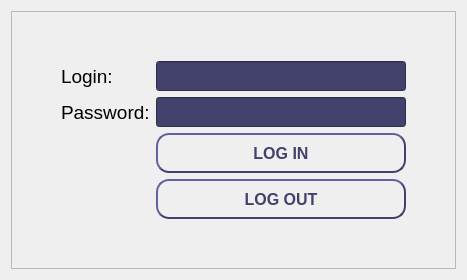
                <widget class="QWidget" name="log_in">
                 <attribute name="title">
                  <string>Log in/out</string>
                 </attribute>
                 <layout class="QHBoxLayout" name="horizontalLayout_51">
                  <item>
                   <widget class="QFrame" name="log_in_frame">
                    <property name="frameShape">
                     <enum>QFrame::StyledPanel</enum>
                    </property>
                    <property name="frameShadow">
                     <enum>QFrame::Raised</enum>
                    </property>
                    <layout class="QHBoxLayout" name="horizontalLayout_52">
                     <item>
                      <spacer name="horizontalSpacer_21">
                       <property name="orientation">
                        <enum>Qt::Horizontal</enum>
                       </property>
                       <property name="sizeHint" stdset="0">
                        <size>
                         <width>40</width>
                         <height>20</height>
                        </size>
                       </property>
                      </spacer>
                     </item>
                     <item>
                      <layout class="QGridLayout" name="gridLayout_13">
                       <item row="1" column="0">
                        <widget class="QLabel" name="lbl_login">
                         <property name="font">
                          <font>
                           <pointsize>14</pointsize>
                          </font>
                         </property>
                         <property name="layoutDirection">
                          <enum>Qt::LeftToRight</enum>
                         </property>
                         <property name="text">
                          <string>Login:</string>
                         </property>
                         <property name="alignment">
                          <set>Qt::AlignLeading|Qt::AlignLeft|Qt::AlignVCenter</set>
                         </property>
                        </widget>
                       </item>
                       <item row="4" column="1">
                        <widget class="QPushButton" name="btn_log_out">
                         <property name="sizePolicy">
                          <sizepolicy hsizetype="Preferred" vsizetype="Fixed">
                           <horstretch>0</horstretch>
                           <verstretch>0</verstretch>
                          </sizepolicy>
                         </property>
                         <property name="minimumSize">
                          <size>
                           <width>116</width>
                           <height>40</height>
                          </size>
                         </property>
                         <property name="maximumSize">
                          <size>
                           <width>16777215</width>
                           <height>40</height>
                          </size>
                         </property>
                         <property name="font">
                          <font>
                           <pointsize>12</pointsize>
                           <weight>75</weight>
                           <bold>true</bold>
                          </font>
                         </property>
                         <property name="accessibleName">
                          <string>all</string>
                         </property>
                         <property name="accessibleDescription">
                          <string>reset_fault</string>
                         </property>
                         <property name="styleSheet">
                          <string notr="true">QPushButton {
    border-style: outset;
    border-width: 2px;
    border-radius:13px;
	border-color: #41416b;
    min-width: 100px;
    padding: 6px;
	color: #41416b;
}

QPushButton:pressed {
	background-color:red;
 	border-width: 4px;
	border-color:#1c1c1c;
	color: white;
}</string>
                         </property>
                         <property name="text">
                          <string>LOG OUT</string>
                         </property>
                        </widget>
                       </item>
                       <item row="0" column="1">
                        <spacer name="verticalSpacer_3">
                         <property name="orientation">
                          <enum>Qt::Vertical</enum>
                         </property>
                         <property name="sizeHint" stdset="0">
                          <size>
                           <width>20</width>
                           <height>40</height>
                          </size>
                         </property>
                        </spacer>
                       </item>
                       <item row="2" column="0">
                        <widget class="QLabel" name="lbl_password">
                         <property name="font">
                          <font>
                           <pointsize>14</pointsize>
                          </font>
                         </property>
                         <property name="text">
                          <string>Password:</string>
                         </property>
                        </widget>
                       </item>
                       <item row="1" column="1">
                        <widget class="QLineEdit" name="led_login">
                         <property name="minimumSize">
                          <size>
                           <width>250</width>
                           <height>30</height>
                          </size>
                         </property>
                         <property name="maximumSize">
                          <size>
                           <width>16777215</width>
                           <height>30</height>
                          </size>
                         </property>
                         <property name="font">
                          <font>
                           <pointsize>12</pointsize>
                          </font>
                         </property>
                         <property name="styleSheet">
                          <string notr="true">background-color: #41416b;
color: rgb(255, 255, 255);</string>
                         </property>
                         <property name="text">
                          <string/>
                         </property>
                         <property name="echoMode">
                          <enum>QLineEdit::Normal</enum>
                         </property>
                        </widget>
                       </item>
                       <item row="2" column="1">
                        <widget class="QLineEdit" name="led_password">
                         <property name="minimumSize">
                          <size>
                           <width>250</width>
                           <height>30</height>
                          </size>
                         </property>
                         <property name="maximumSize">
                          <size>
                           <width>16777215</width>
                           <height>30</height>
                          </size>
                         </property>
                         <property name="font">
                          <font>
                           <pointsize>12</pointsize>
                          </font>
                         </property>
                         <property name="styleSheet">
                          <string notr="true"> background-color: #41416b;
color: rgb(255, 255, 255);</string>
                         </property>
                         <property name="echoMode">
                          <enum>QLineEdit::Password</enum>
                         </property>
                        </widget>
                       </item>
                       <item row="3" column="1">
                        <widget class="QPushButton" name="btn_log_in">
                         <property name="sizePolicy">
                          <sizepolicy hsizetype="Preferred" vsizetype="Fixed">
                           <horstretch>0</horstretch>
                           <verstretch>0</verstretch>
                          </sizepolicy>
                         </property>
                         <property name="minimumSize">
                          <size>
                           <width>116</width>
                           <height>40</height>
                          </size>
                         </property>
                         <property name="maximumSize">
                          <size>
                           <width>16777215</width>
                           <height>40</height>
                          </size>
                         </property>
                         <property name="font">
                          <font>
                           <pointsize>12</pointsize>
                           <weight>75</weight>
                           <bold>true</bold>
                          </font>
                         </property>
                         <property name="accessibleName">
                          <string>all</string>
                         </property>
                         <property name="accessibleDescription">
                          <string>reset_fault</string>
                         </property>
                         <property name="layoutDirection">
                          <enum>Qt::LeftToRight</enum>
                         </property>
                         <property name="styleSheet">
                          <string notr="true">QPushButton {
    border-style: outset;
    border-width: 2px;
    border-radius:13px;
	border-color: #41416b;
    min-width: 100px;
    padding: 6px;
	color: #41416b;
}

QPushButton:pressed {
	background-color:#40ff66;
 	border-width: 4px;
	border-color:#1c1c1c;
	color: white;
}</string>
                         </property>
                         <property name="text">
                          <string>LOG IN</string>
                         </property>
                        </widget>
                       </item>
                       <item row="5" column="1">
                        <spacer name="verticalSpacer_4">
                         <property name="orientation">
                          <enum>Qt::Vertical</enum>
                         </property>
                         <property name="sizeHint" stdset="0">
                          <size>
                           <width>20</width>
                           <height>40</height>
                          </size>
                         </property>
                        </spacer>
                       </item>
                      </layout>
                     </item>
                     <item>
                      <spacer name="horizontalSpacer_22">
                       <property name="orientation">
                        <enum>Qt::Horizontal</enum>
                       </property>
                       <property name="sizeHint" stdset="0">
                        <size>
                         <width>40</width>
                         <height>20</height>
                        </size>
                       </property>
                      </spacer>
                     </item>
                    </layout>
                   </widget>
                  </item>
                 </layout>
                </widget>
